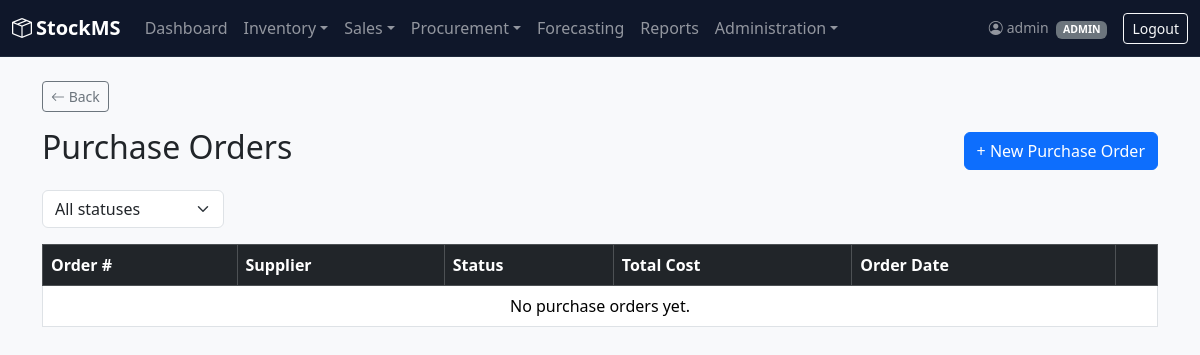
The app's page /products/purchase-orders/ (signed in), older data.
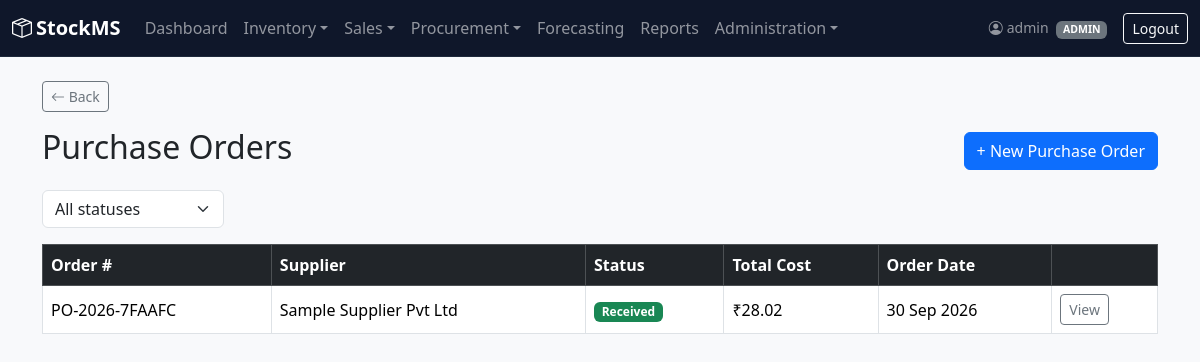
The same page, newer data.
### inventory/models.py (models this page shows, shortened)
class PurchaseOrder(models.Model):
    class Status(models.TextChoices):
        PENDING = 'PENDING', 'Pending'
        PARTIALLY_RECEIVED = 'PARTIALLY_RECEIVED', 'Partially Received'
        RECEIVED = 'RECEIVED', 'Received'
        CANCELLED = 'CANCELLED', 'Cancelled'
    order_number = models.CharField(max_length=20, unique=True)
    supplier = models.ForeignKey(Supplier, on_delete=models.PROTECT, related_name='purchase_orders')
    created_by = models.ForeignKey(settings.AUTH_USER_MODEL, on_delete=models.SET_NULL, null=True)
    status = models.CharField(max_length=20, choices=Status.choices, default=Status.PENDING)
    order_date = models.DateTimeField(auto_now_add=True)
    expected_delivery_date = models.DateField(null=True, blank=True)
    payment_terms = models.CharField(max_length=100, blank=True, default='Due on delivery')
    delivery_address = models.CharField(max_length=255, blank=True)
    tax_percent = models.DecimalField(max_digits=5, decimal_places=2, default=0)
    discount_amount = models.DecimalField(max_digits=10, decimal_places=2, default=0)
    confirmed_delivery_date = models.DateField(null=True, blank=True)
    notes = models.TextField(blank=True)
    @property
    def subtotal(self):
        return sum(item.subtotal for item in self.items.all())
    @property
    def tax_amount(self):
        from decimal import Decimal
        return round(self.subtotal * (Decimal(str(self.tax_percent)) / 100), 2)
    @property
    def grand_total(self):
        from decimal import Decimal
        return round(self.subtotal + self.tax_amount - Decimal(str(self.discount_amount)), 2)

class Supplier(models.Model):
    name = models.CharField(max_length=200)
    contact_person = models.CharField(max_length=100, blank=True)
    phone = models.CharField(max_length=20, blank=True)
    email = models.EmailField(blank=True)
    address = models.TextField(blank=True)
    gst_number = models.CharField(max_length=20, blank=True)

class PurchaseOrderItem(models.Model):
    purchase_order = models.ForeignKey(PurchaseOrder, on_delete=models.CASCADE, related_name='items')
    product = models.ForeignKey(Product, on_delete=models.PROTECT, related_name='purchase_order_items')
    quantity_ordered = models.PositiveIntegerField()
    unit_cost = models.DecimalField(max_digits=10, decimal_places=2)
    @property
    def subtotal(self):
        return self.quantity_ordered * self.unit_cost

### inventory/views.py (the view)
# urls.py: path('purchase-orders/', views.purchase_order_list, name='purchase_order_list'),
@login_required
def purchase_order_list(request):
    if request.user.role not in MANAGER_ROLES:
        messages.error(request, "You don't have permission to view purchase orders.")
        return redirect('dashboard')
    orders = PurchaseOrder.objects.select_related('supplier').all().order_by('-order_date')
    status = request.GET.get('status', '')
    if status:
        orders = orders.filter(status=status)
    return render(request, 'inventory/purchase_order_list.html', {
        'orders': orders,
        'status': status,
        'status_choices': PurchaseOrder.Status.choices,
    })

### alerts/context_processors.py (called while the page is built)
def alert_counts(request):
    user = getattr(request, 'user', None)
    if user is None or not user.is_authenticated:
        return {}
    return {'active_alert_count': StockAlert.objects.filter(resolved=False).count()}

### inventory/templates/inventory/purchase_order_list.html (shortened to what this page needs)
{% extends 'base.html' %}
{% block content %}
<div class="d-flex justify-content-between align-items-center mb-3">
    <h2>Purchase Orders</h2>
    <a href="{% url 'purchase_order_create' %}" class="btn btn-primary">+ New Purchase Order</a>
</div>
<form method="get" class="mb-3">
    <select name="status" class="form-select w-auto d-inline-block" onchange="this.form.submit()">
        <option value="">All statuses</option>
    </select>
</form>
<table class="table table-bordered table-hover bg-white">
    <thead class="table-dark">
        <tr>
            <th>Order #</th>
            <th>Supplier</th>
            <th>Status</th>
            <th>Total Cost</th>
            <th>Order Date</th>
            <th></th>
        </tr>
    </thead>
    <tbody>
        {% for order in orders %}
        <tr>
            <td>{{ order.order_number }}</td>
            <td>{{ order.supplier.name }}</td>
            <td>
                {% if order.status == 'PENDING' %}<span class="badge bg-warning text-dark">Pending</span>
                {% elif order.status == 'PARTIALLY_RECEIVED' %}<span class="badge bg-info">Partially Received</span>
                {% elif order.status == 'RECEIVED' %}<span class="badge bg-success">Received</span>
                {% else %}<span class="badge bg-secondary">Cancelled</span>{% endif %}
            </td>
            <td>₹{{ order.grand_total }}</td>
            <td>{{ order.order_date|date:"d M Y" }}</td>
            <td><a href="{% url 'purchase_order_detail' order.pk %}" class="btn btn-sm btn-outline-secondary">View</a></td>
        </tr>
        {% empty %}
        <tr><td colspan="6" class="text-center">No purchase orders yet.</td></tr>
        {% endfor %}
    </tbody>
</table>
{% endblock %}

Row changes from the older to the newer data that the page shows:
added PurchaseOrder: order_number "PO-2026-7FAAFC", supplier.name "Sample Supplier Pvt Ltd", status "Received", grand_total "28.02", order_date "30 Sep 2026"
Text that changed along with them:
text no longer shown: "No purchase orders yet."
